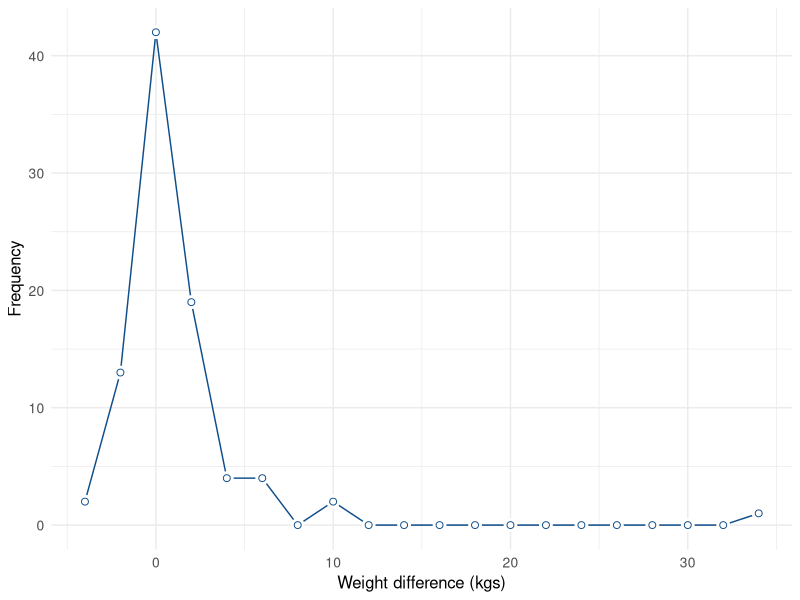

Here is the R script that generated this plot:
rm(list = ls())
library(ggplot2)

data <- read.csv("obj2_weight_difference.csv")
wgt <- na.omit(data$weight_difference_kg)

breaks <- seq(floor(min(wgt))-1, ceiling(max(wgt)), by = 2)
hist.data <- hist(wgt, breaks = breaks, right = FALSE, plot = FALSE)

df <- data.frame(vals = hist.data$mids, freq = hist.data$counts)

ggplot(df, aes(x = vals, y = freq)) +
  geom_line(color = "dodgerblue4", linewidth = 0.5) +
  geom_point(color = "white", size = 4, shape = 21, fill = "white") + 
  geom_point(color = "dodgerblue4", size = 2, shape = 1) + 
  labs(x = "Weight difference (kgs)",
    y = "Frequency") +
  theme_minimal() +
  theme(axis.title = element_text(size = 12),
        axis.text = element_text(size = 10),
        plot.title = element_text(size = 13, hjust = 0.5))
